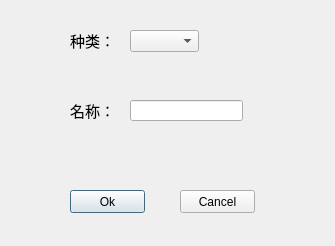
<?xml version="1.0" encoding="UTF-8"?>
<ui version="4.0">
 <class>SearchDialog</class>
 <widget class="QDialog" name="SearchDialog">
  <property name="geometry">
   <rect>
    <x>0</x>
    <y>0</y>
    <width>335</width>
    <height>246</height>
   </rect>
  </property>
  <property name="windowTitle">
   <string>搜索</string>
  </property>
  <widget class="QPushButton" name="pushButton">
   <property name="geometry">
    <rect>
     <x>70</x>
     <y>190</y>
     <width>75</width>
     <height>23</height>
    </rect>
   </property>
   <property name="text">
    <string>Ok</string>
   </property>
  </widget>
  <widget class="QPushButton" name="pushButton_2">
   <property name="geometry">
    <rect>
     <x>180</x>
     <y>190</y>
     <width>75</width>
     <height>23</height>
    </rect>
   </property>
   <property name="text">
    <string>Cancel</string>
   </property>
  </widget>
  <widget class="QComboBox" name="comboBox">
   <property name="geometry">
    <rect>
     <x>130</x>
     <y>30</y>
     <width>69</width>
     <height>22</height>
    </rect>
   </property>
  </widget>
  <widget class="QLabel" name="label">
   <property name="geometry">
    <rect>
     <x>70</x>
     <y>20</y>
     <width>51</width>
     <height>41</height>
    </rect>
   </property>
   <property name="font">
    <font>
     <family>Agency FB</family>
     <pointsize>11</pointsize>
    </font>
   </property>
   <property name="text">
    <string>种类：</string>
   </property>
  </widget>
  <widget class="QLabel" name="label_2">
   <property name="geometry">
    <rect>
     <x>70</x>
     <y>100</y>
     <width>54</width>
     <height>21</height>
    </rect>
   </property>
   <property name="font">
    <font>
     <family>Agency FB</family>
     <pointsize>11</pointsize>
    </font>
   </property>
   <property name="text">
    <string>名称：</string>
   </property>
  </widget>
  <widget class="QLineEdit" name="lineEdit">
   <property name="geometry">
    <rect>
     <x>130</x>
     <y>100</y>
     <width>113</width>
     <height>21</height>
    </rect>
   </property>
  </widget>
 </widget>
 <resources/>
 <connections>
  <connection>
   <sender>pushButton</sender>
   <signal>clicked()</signal>
   <receiver>SearchDialog</receiver>
   <slot>accept()</slot>
   <hints>
    <hint type="sourcelabel">
     <x>107</x>
     <y>201</y>
    </hint>
    <hint type="destinationlabel">
     <x>167</x>
     <y>122</y>
    </hint>
   </hints>
  </connection>
  <connection>
   <sender>pushButton_2</sender>
   <signal>clicked()</signal>
   <receiver>SearchDialog</receiver>
   <slot>reject()</slot>
   <hints>
    <hint type="sourcelabel">
     <x>217</x>
     <y>201</y>
    </hint>
    <hint type="destinationlabel">
     <x>167</x>
     <y>122</y>
    </hint>
   </hints>
  </connection>
 </connections>
</ui>
